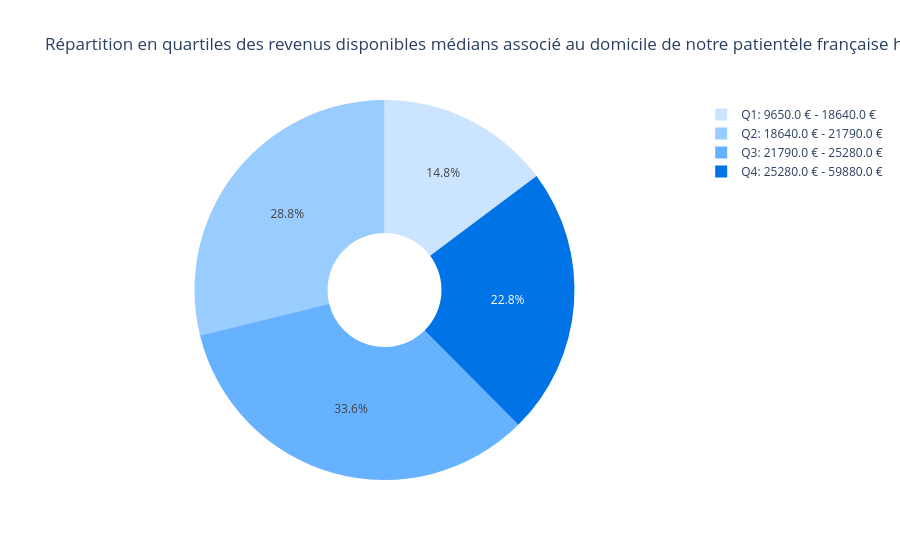

The notebook cell saved with this chart:
### Code cell
config = {
  'toImageButtonOptions': {
    'format': 'png', # one of png, svg, jpeg, webp
    'filename': 'custom_image',
    'height': 500,
    'width': 700,
    'scale':6 # Multiply title/legend/axis/canvas sizes by this factor
  }
}


fig.show(config=config)

### Figure 1 — Plotly figure (JSON) as saved in the notebook; plotly's stock layout.template omitted (floating-point values rounded to 4 significant figures)
{"data": [{"hole": 0.3, "labels": ["Q1: 9650.0 € - 18640.0 €", "Q2: 18640.0 € - 21790.0 €", "Q3: 21790.0 € - 25280.0 €", "Q4: 25280.0 € - 59880.0 €"], "marker": {"colors": ["#cce5ff", "#99ccff", "#66b2ff", "#0073e6"]}, "sort": false, "textinfo": "percent", "textposition": "inside", "type": "pie", "values": [830, 1621, 1888, 1281]}], "layout": {"title": {"text": "Répartition en quartiles des revenus disponibles médians associé au domicile de notre patientèle française hors IDF (en €)"}}}
